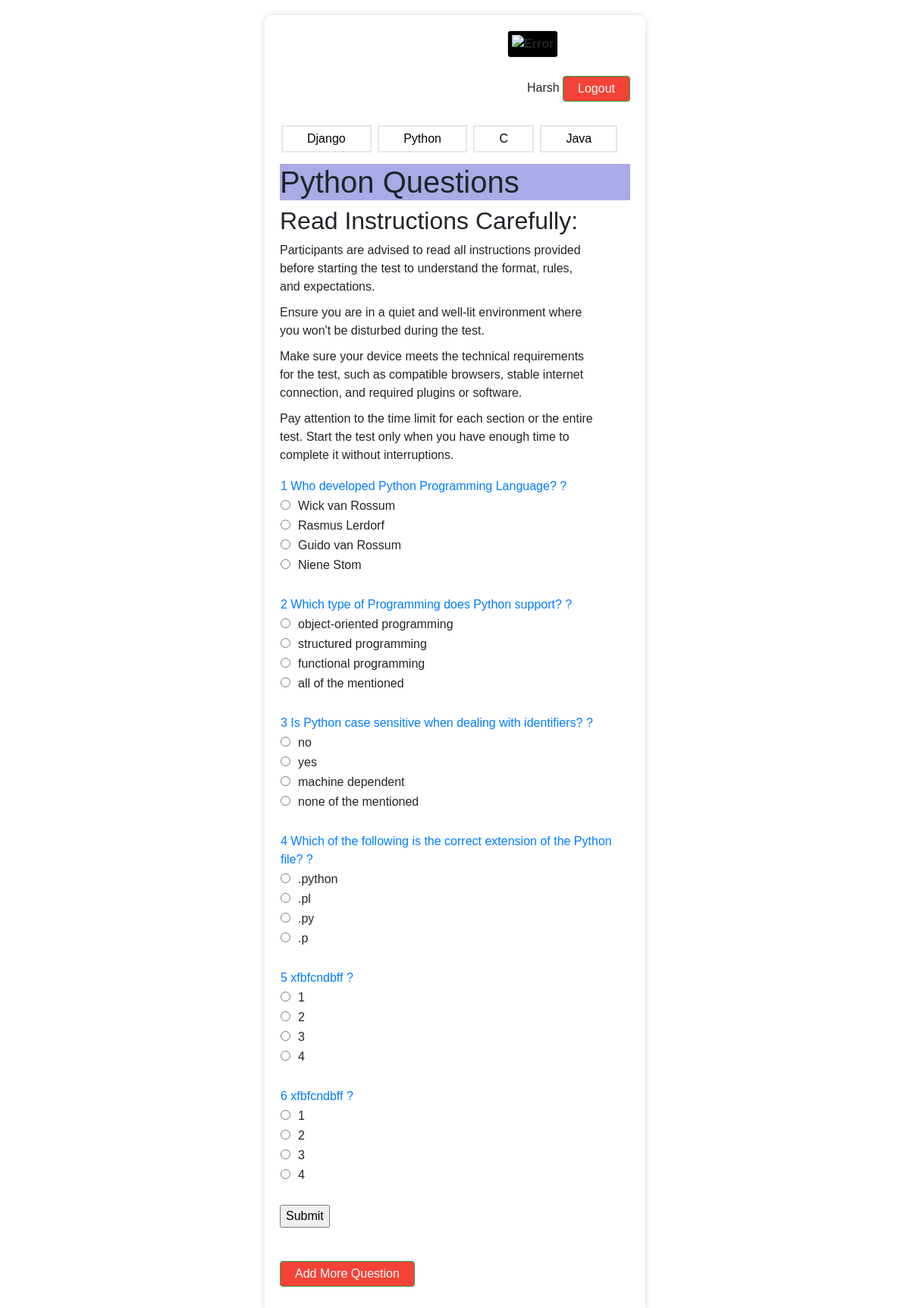
/que2/, run on the app's committed database.
### app/models.py (models this page shows)
class Exam2(models.Model):
    Question = models .CharField(max_length=70)
    Option1 = models .CharField(max_length=70)
    Option2 = models .CharField(max_length=70)
    Option3 = models .CharField(max_length=70)
    Option4 = models .CharField(max_length=70)
    Corrans = models .CharField(max_length=70)

### app/views.py (the view)
# urls.py: path('que2/',views.q2_list, name='questions2'),
def q2_list(request):
    print("Called.....")
    exam2 = Exam2.objects.all()
    return render(request, 'app/questions2.html',{'exam2':exam2})

### app/templates/app/questions2.html (shortened to what this page needs)
<!DOCTYPE html>
<html lang="en">
<head>
    <link href="https://stackpath.bootstrapcdn.com/bootstrap/4.5.2/css/bootstrap.min.css" rel="stylesheet">
</head>
<body>
    <div class="container">
        <div>
            <img src="https://www.cinntra.com/assets/image/footer-img/footer-logo.webp" alt="Error" class="right" id="div1">
        </div>
        <br>
        <div>
            <p>Harsh  <a href="/logout" class="btn btn-success" type="submit" >Logout</a></p>
        </div>
        <div>
            <button id="DjangoPageBtn" class="button button1">Django</button>
            <button id="PythonPageBtn" class="button button2">Python</button>
            <button id="CPageBtn" class="button button3">C</button>
            <button id="JavaPageBtn" class="button button4">Java</button>
    </div>
        <h1>Python Questions</h1>
        <div class="rule">
            <h2>Read Instructions Carefully:</h2>
            <ul>
                <li>Participants are advised to read all instructions provided <br>before starting the test to understand the format, rules,<br> and expectations.</li>
                <li>Ensure you are in a quiet and well-lit environment where <br> you won't be disturbed during the test.</li>
                <li> Make sure your device meets the technical requirements <br> for the test, such as compatible browsers, stable internet <br> connection, and required plugins or software.</li>
                <li> Pay attention to the time limit for each section or the entire  <br>test. Start the test only when you have enough time to <br>complete it without interruptions.</li>
            </ul>
         </div>
        <from action="{% url 'questions2' %}" method="GET">
            {% for i in exam2 %}
        <div class="question" >
            <table>
                <tr>
                    <td class="text-primary">{{i.id}} {{i.Question}} ?</td>
                </tr>
                <tr>
                    <td><input type="radio" class="rb" name= "Ans{{i.id}}" id="Option1" value="{{i.Option1}}">{{i.Option1}}</td>
                    <td><input type="radio" class="rb" name= "Ans{{i.id}}" id="Option2" value="{{i.Option2}}">{{i.Option2}}</td>
                    <td><input type="radio" class="rb" name= "Ans{{i.id}}" id="Option3" value="{{i.Option3}}">{{i.Option3}}</td>
                    <td><input type="radio" class="rb" name= "Ans{{i.id}}" id="Option4" value="{{i.Option4}}">{{i.Option4}}</td>
                </tr>
                <tr>
                    <td><label id="corans" class="rb"  style="display: none; color: green;"><b>{{i.Corrans}}</b></label></td>
                </tr>
            </table>
            <br>
            {% endfor %}
            <input type="submit" class="btn-btn-success" value="Submit" id="b1" onclick="getanswers()">
            <br>
            <br>
        </div>
        <div>
            <a href="/addque2" class="btn btn-success" type="submit" >Add More Question</a>
        </div>
    </div>
</body>
</html>

### app/templates/app/questions2.html (style rules this page uses)
body { font-family: Arial, sans-serif; background-image: url("https://img.freepik.com/free-vector/elegant-white-background-with-shiny-lines_1017-17580.jpg"); margin: 0; padding: 0; display: flex; justify-content: center; align-items: center; min-height: 100vh; }
.container { max-width: 502px; background-color: #fff; padding: 20px; border-radius: 10px; box-shadow: 0 0 10px rgba(0, 0, 0, 0.147); margin-top: 20px; }
h1 { background-color: rgba(87, 87, 208, 0.501); }
.question { margin-bottom: 20px; }
ul { list-style-type: none; padding: 0; }
li { margin-bottom: 10px; }
input[type="radio"] { margin-right: 10px; }
tr { display: flex; flex-direction: column; }
img { border: 1px solid #ddd; border-radius: 4px; padding: 5px; width: 100px; background-color: black; margin-right: 150px; height: 50px; font-weight: bold; position: relative; animation: mymove 5s; animation-fill-mode: forwards; }
#div1 { animation-timing-function: linear; }
a:link, a:visited { background-color: #f44336; color: white; padding: 14px 25px; text-align: center; text-decoration: none; display: inline-block; }
a:link, a:visited { background-color: #f44336; color: white; padding: 4px 19px; text-align: center; text-decoration: none; display: inline-block; }
.button { background-color: #04AA6D; border: none; color: white; padding: 4px 32px; text-align: center; text-decoration: none; display: inline-block; font-size: 16px; margin: 15px 2px; transition-duration: 0.4s; cursor: pointer; }
.button1 { background-color: white; color: black; border: 2px solid #e7e7e7; }
.button2 { background-color: white; color: black; border: 2px solid #e7e7e7; }
.button3 { background-color: white; color: black; border: 2px solid #e7e7e7; }
.button4 { background-color: white; color: black; border: 2px solid #e7e7e7; }
p { text-align: right; }

### data on the page
Exam2: id "1", Question "Who developed Python Programming Language?", Option1 "Wick van Rossum", Option2 "Rasmus Lerdorf", Option3 "Guido van Rossum", Option4 "Niene Stom"
Exam2: id "2", Question "Which type of Programming does Python support?", Option1 "object-oriented programming", Option2 "structured programming", Option3 "functional programming", Option4 "all of the mentioned"
Exam2: id "3", Question "Is Python case sensitive when dealing with identifiers?", Option1 "no", Option2 "yes", Option3 "machine dependent", Option4 "none of the mentioned"
Exam2: id "4", Question "Which of the following is the correct extension of the Python file?", Option1 ".python", Option2 ".pl", Option3 ".py", Option4 ".p"
Exam2: id "5", Question "xfbfcndbff", Option1 "1", Option2 "2", Option3 "3", Option4 "4"
Exam2: id "6", Question "xfbfcndbff", Option1 "1", Option2 "2", Option3 "3", Option4 "4"
